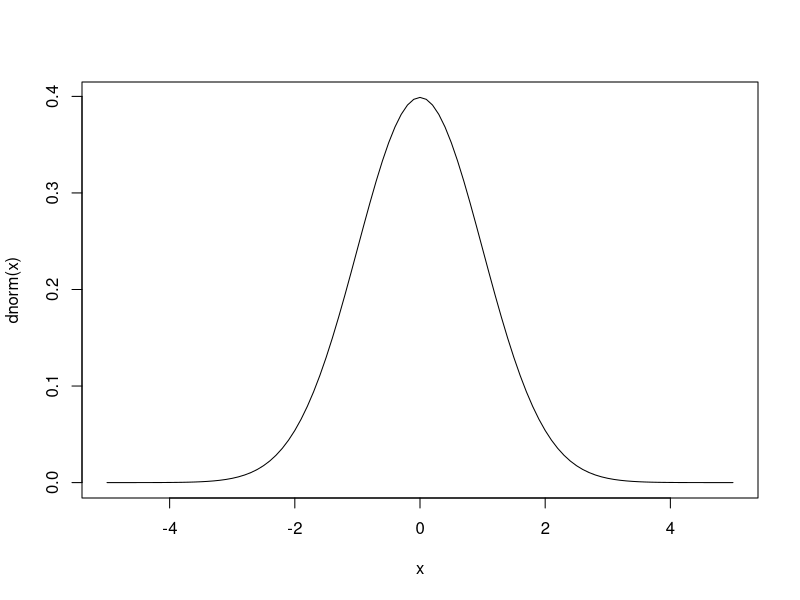
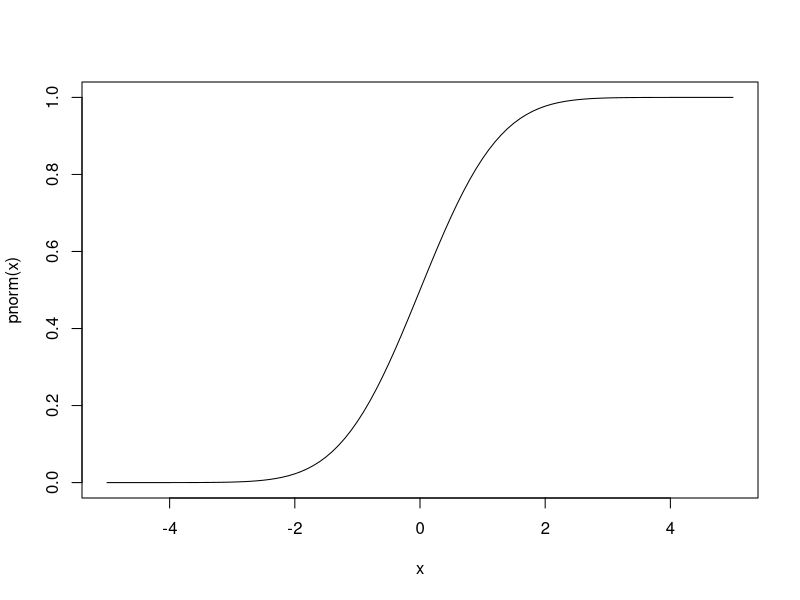
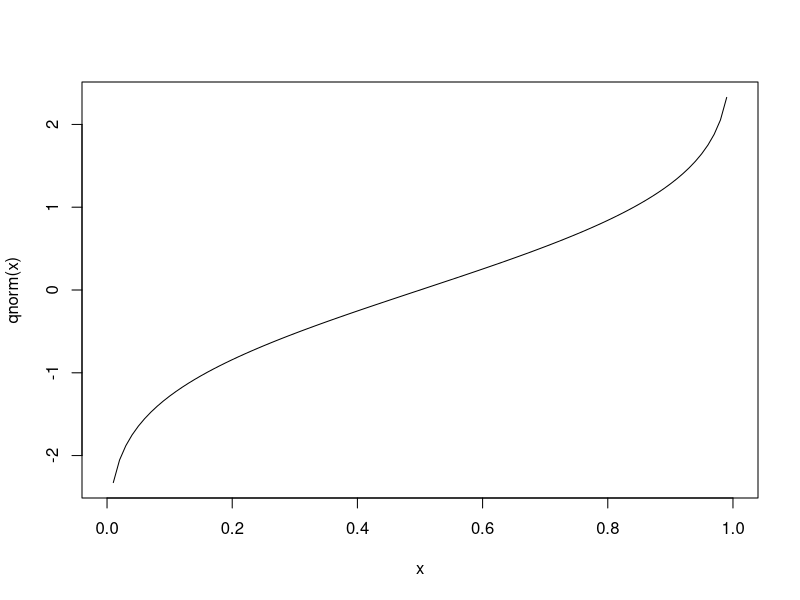
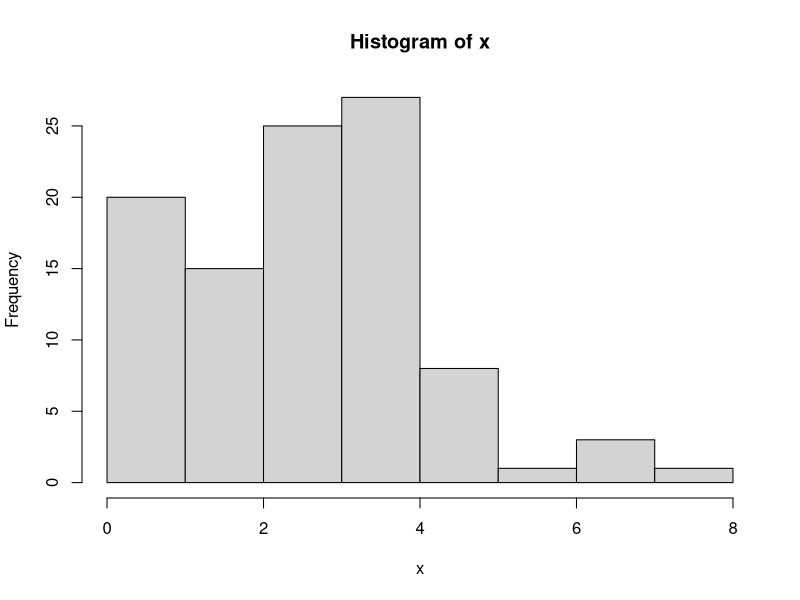
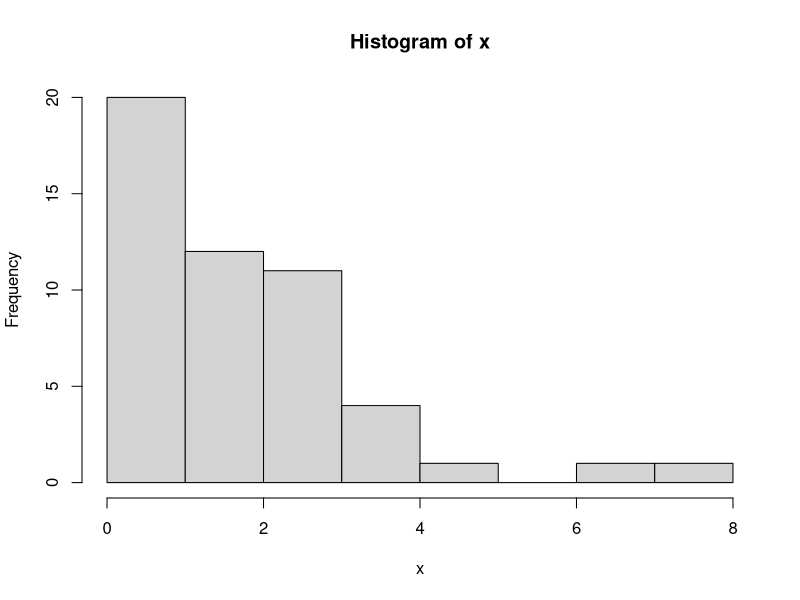
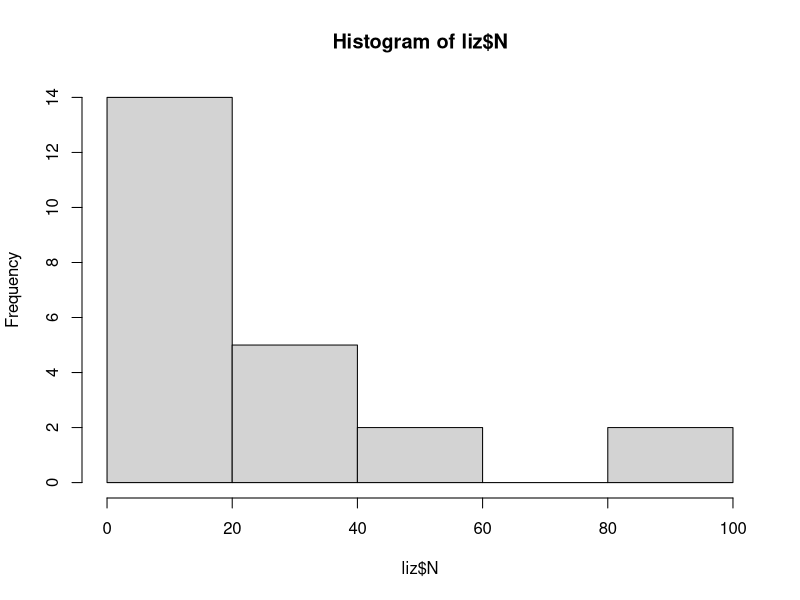
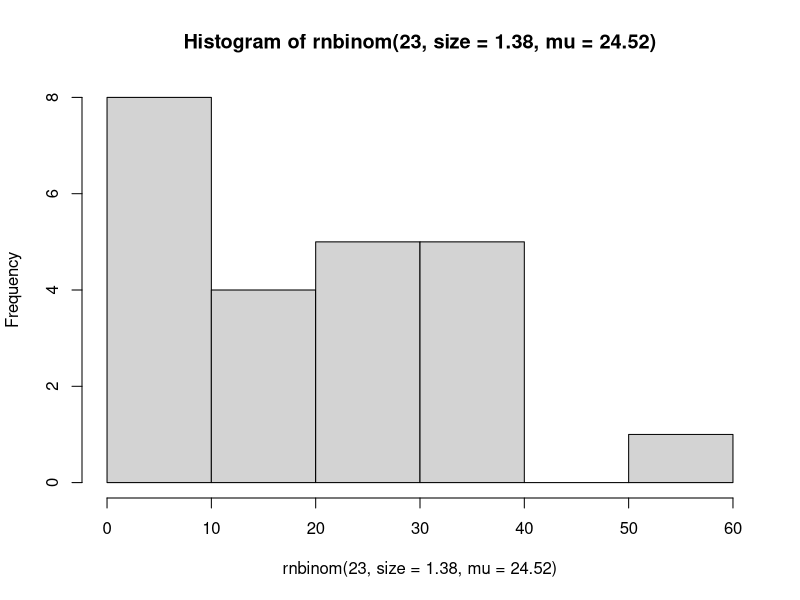
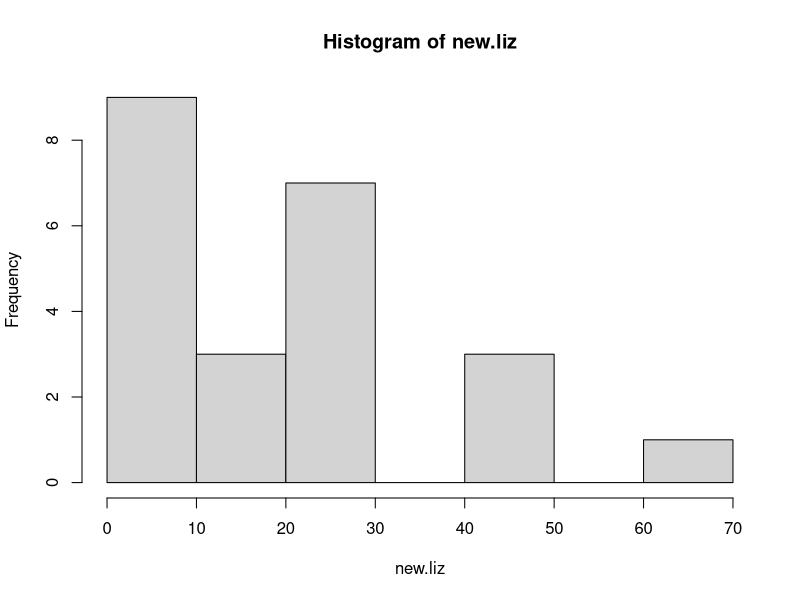

R code for these plots, in order:
##Examples from distributions lecture##
rbinom(10,100,0.48)/100

curve (dnorm,-5,5)
curve(pnorm,-5,5)
curve(qnorm,0,1)

#density distributions
?dbinom
dbinom(x=1,size = 25, prob = 0.2)
#we use x=1 because we want to know the probability that a single trial (e.g. 1 bat of 25) is infected at a global infection prevalence of 20%
dbinom(1,25, 0.2)
#this is the same as above

#p functions
?pnorm
#what is the probability a lizard weighs less than 19 grams?
pnorm(q = 19, mean = 17, sd =3)

#what is the probability a lizard weighs MORE than 19 grams?
pnorm(q = 19, mean = 17, sd =3, lower.tail = F)

#what is the probability that no more than 1 bat is infected?
pbinom(q=1,size = 25, prob = 0.2)

#what is the probability that no more than 5 bats are infected?
pbinom(q=5,size = 25, prob = 0.2)

#this can be useful for quick sample size calculations
#what is the probability that 0 bats are infected with my sample size?
pbinom(q=0,size = 25, prob = 0.2)

#what is the 85th percentile of a fossil distribution?
#quantile functions
qnorm(0.85, mean=115, sd=15)

#random draws'
#Poisson
?rpois
rpois(100, lambda = 3)
x = rpois(100, lambda = 3)
hist(x)

#Negative Binomial
?rnbinom
#here, mu is the mean, and size is the dispersion parameter (k)
#note - this is the preferred parameterization in ecology
x = rnbinom(50, size = 10, mu = 2)
hist(x)
#Here, I take 50 random draws from a neg. bin. distribution with a a dispersion (k) of 10 and a mean = 2 


##fitting a distribution to actual data
liz = read.csv("lizards.csv")
head(liz)
hist(liz$N)

library(MASS)
set.seed(123)
nb.fit = fitdistr(liz$N,densfun = "negative binomial" )
nb.fit

##if you need to supply start list
nb.fit = fitdistr(liz$N, densfun = "negative binomial", start = list(size = 1, mu = 15))


length(liz$N)

hist(rnbinom(23,size = 1.38, mu = 24.52))

new.liz = rnbinom(23,size = 1.38, mu = 24.52)
hist(new.liz)

#what is the 80 percentile of number of lizards perching?
qnbinom(p = .8, mu = 24.52, size = 1.38)

#what is the probability of exactly 1 lizard perching?
pnbinom(q=1,mu = 24.52, size = 1.38)
